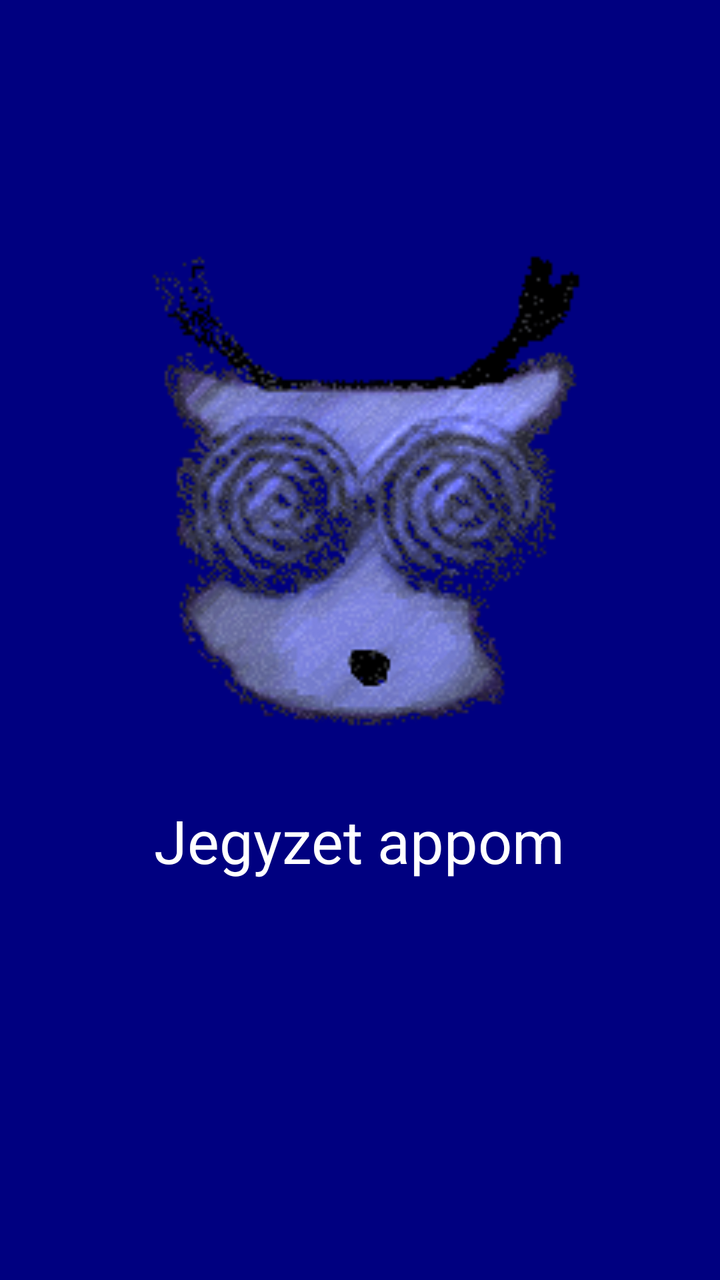
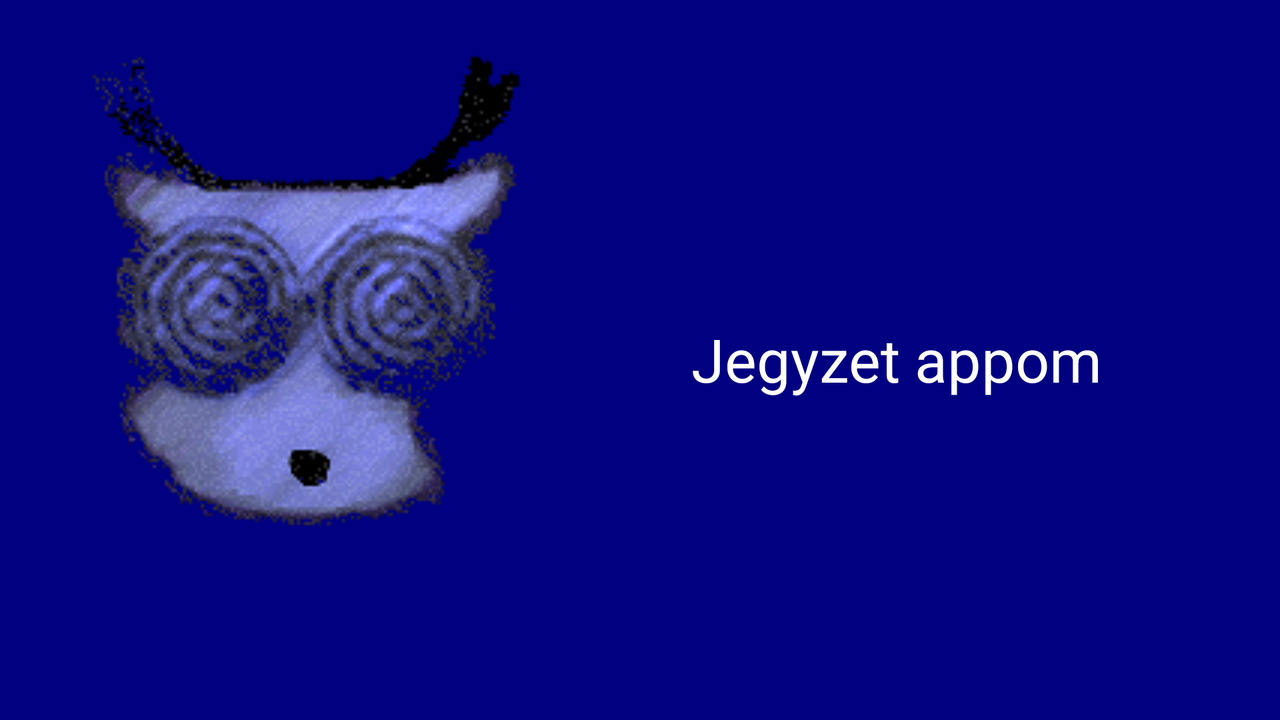

The same Android screen from two of the app's own layout files: first res/layout/ as a phone draws it, then the repository's variant for another configuration, drawn on a device whose configuration selects that folder. Both files follow.
<!-- AndroidManifest.xml: application theme Theme.MyApplikacioSokadik -->
<!-- res/layout/activity_main.xml -->
<?xml version="1.0" encoding="utf-8"?>
<LinearLayout xmlns:android="http://schemas.android.com/apk/res/android"
    xmlns:app="http://schemas.android.com/apk/res-auto"
    xmlns:tools="http://schemas.android.com/tools"
    android:layout_width="match_parent"
    android:layout_height="match_parent"
    android:orientation="vertical"
    android:background="#000080"
    tools:context=".MainActivity">
    
    <ImageView
        android:id="@+id/imageview"
        android:layout_width="300dp"
        android:layout_height="300dp"
        android:src="@drawable/myimage"
        android:layout_gravity="center"
        android:layout_marginTop="100dp"
        />

    <TextView
        android:id="@+id/text"
        android:layout_width="wrap_content"
        android:layout_height="wrap_content"
        android:text="Jegyzet appom"
        android:layout_gravity="center"
        android:textColor="#FFF"
        android:textSize="30sp"
        app:layout_constraintBottom_toBottomOf="parent"
        app:layout_constraintLeft_toLeftOf="parent"
        app:layout_constraintRight_toRightOf="parent"
        app:layout_constraintTop_toTopOf="parent" />

</LinearLayout>
<!-- resources referenced by this layout -->
<resources>
  <!-- drawable myimage: png bitmap (drawable, 50310 bytes) -->
  <style name="Theme.MyApplikacioSokadik" parent="Theme.MaterialComponents.DayNight.NoActionBar">
          
          <item name="colorPrimary">@color/purple_500</item>
          <item name="colorPrimaryVariant">@color/purple_700</item>
          <item name="colorOnPrimary">@color/white</item>
          
          <item name="colorSecondary">@color/teal_200</item>
          <item name="colorSecondaryVariant">@color/teal_700</item>
          <item name="colorOnSecondary">@color/black</item>
          
          <item name="android:statusBarColor" tools:targetApi="l">?attr/colorPrimaryVariant</item>
          
      </style>
</resources>
<!-- res/layout-land/activity_main.xml (the repository's variant of the layout above) -->
<!-- drawn on the phone turned sideways -->
<?xml version="1.0" encoding="utf-8"?>
<androidx.constraintlayout.widget.ConstraintLayout xmlns:android="http://schemas.android.com/apk/res/android"
    xmlns:app="http://schemas.android.com/apk/res-auto"
    xmlns:tools="http://schemas.android.com/tools"
    android:layout_width="match_parent"
    android:layout_height="match_parent"
    android:orientation="vertical"
    android:background="#000080"
    tools:context=".MainActivity">

    <ImageView
        android:id="@+id/imageView"
        android:layout_width="300dp"
        android:layout_height="300dp"
        android:src="@drawable/myimage"
        tools:ignore="MissingConstraints"
        tools:layout_editor_absoluteX="55dp"
        tools:layout_editor_absoluteY="16dp" />

    <TextView
        android:id="@+id/text"
        android:layout_width="wrap_content"
        android:layout_height="wrap_content"
        android:layout_gravity="center"
        android:text="Jegyzet appom"
        android:textColor="#FFF"
        android:textSize="30sp"
        app:layout_constraintBottom_toBottomOf="parent"
        app:layout_constraintHorizontal_bias="0.796"
        app:layout_constraintLeft_toLeftOf="parent"
        app:layout_constraintRight_toRightOf="parent"
        app:layout_constraintTop_toTopOf="parent"
        app:layout_constraintVertical_bias="0.498" />

</androidx.constraintlayout.widget.ConstraintLayout>
